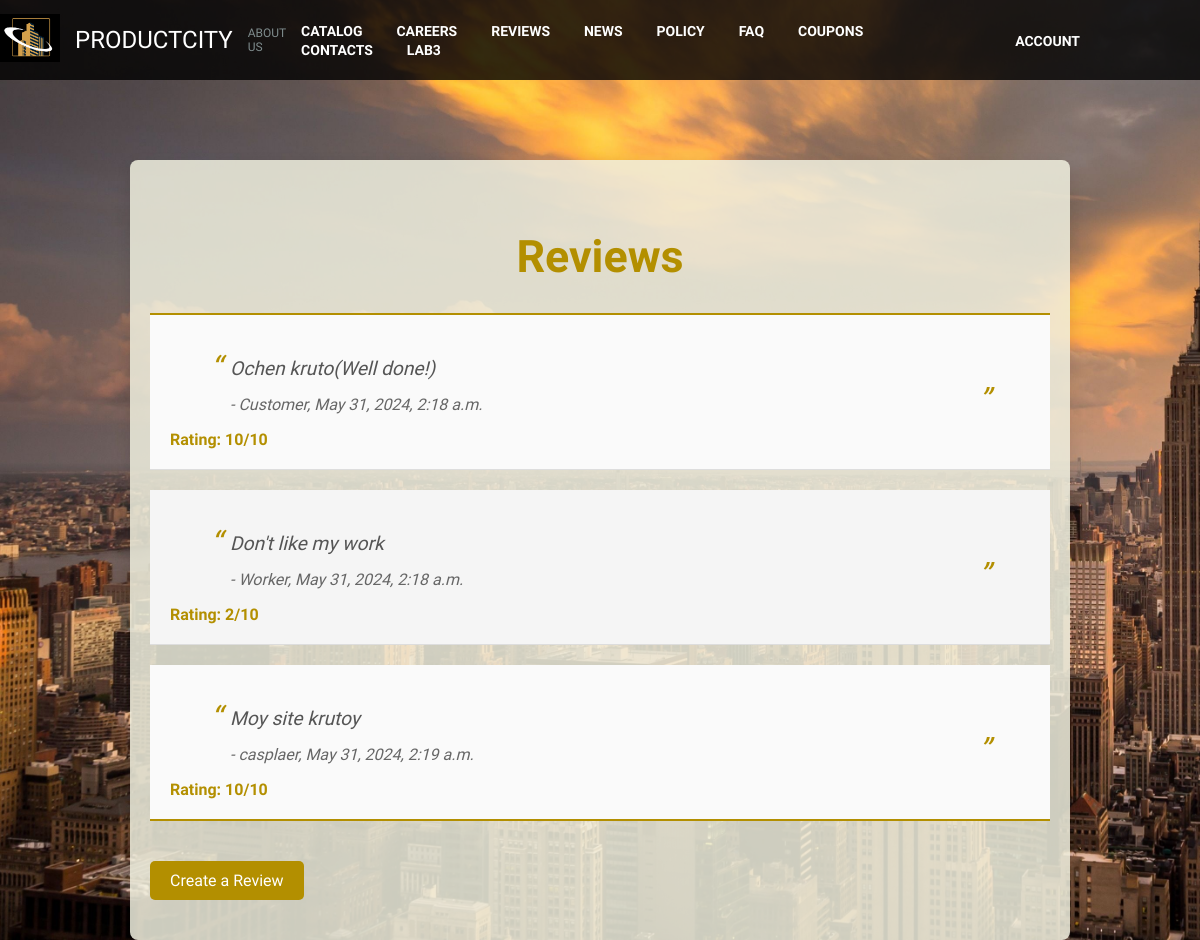
The app's page /reviews with its own data.
### base/models.py (models this page shows, shortened)
class Review(models.Model):
    user = models.ForeignKey(User, on_delete=models.CASCADE)
    rating = models.IntegerField()
    text = models.TextField()
    created_at = models.DateTimeField(auto_now_add=True)

### base/views.py (the view)
# urls.py: path("reviews", views.review_list, name='review_list'),
def review_list(request):
    reviews = Review.objects.all()
    return render(request, "base/review_list.html", {'reviews': reviews})

### base/templates/base/review_list.html (shortened to what this page needs)
{% extends "base.html" %}
{% load static %}
{% block content %}
<link rel="stylesheet" href="{% static 'css/reviews_style.css' %}">
<body>
    <div class="review-container">
        <h1>Reviews</h1>
        <ul class="review-list">
            {% for review in reviews %}
            <li class="review-item">
                <blockquote>
                    <p class="review-text">{{ review.text }}</p>
                    <footer class="review-footer"> - {{ review.user.username }}, {{ review.created_at }}</footer>
                </blockquote>
                <div class="review-rating">Rating: {{ review.rating }}/10</div>
            </li>
            {% endfor %}
        </ul>
        <a href="{% url 'create_review' %}" class="review-link">Create a Review</a>
    </div>
</body>
</html>
{% endblock %}

### static/css/navbar_style.css (style rules this page uses)
html, body { margin: 0; padding: 0; width: 100%; height: 100%; }

### static/css/reviews_style.css (style rules this page uses)
body { margin: 0; padding: 0; font-family: 'Gilam', sans-serif; background-color: rgba(240, 240, 224, 0.85); color: #333; overflow: hidden; }
.review-container { max-width: 900px; margin: 0 auto; padding: 40px 20px; background-color: rgba(240, 240, 224, 0.85); box-shadow: 0 5px 15px rgba(0, 0, 0, 0.1); border-radius: 8px; }
h1 { font-size: 2.8rem; color: #b38f00; text-align: center; margin-bottom: 30px; }
.review-list { list-style-type: none; max-height: 600px; padding: 0; margin: 0; overflow: auto; }
.review-item { font-family: 'Gilam', sans-serif; padding: 20px; margin-bottom: 20px; border-bottom: 1px solid #ddd; position: relative; }
.review-item:first-child { border-top: 2px solid #b38f00; }
.review-item:last-child { border-bottom: 2px solid #b38f00; }
.review-text { font-size: 1.2rem; line-height: 1.6; color: #555; margin-bottom: 10px; quotes: "?" "?" "?" "?"; }
blockquote { font-style: italic; color: #666; position: relative; padding-left: 20px; }
blockquote:before { content: open-quote; font-size: 2rem; color: #b38f00; position: absolute; left: 0; top: -5px; }
blockquote:after { content: close-quote; font-size: 2rem; color: #b38f00; position: absolute; right: 0; bottom: -5px; }
.review-rating { font-size: 1rem; color: #b38f00; font-weight: bold; margin-top: 5px; }
.review-link { display: inline-block; background-color: #b38f00; color: #fff; padding: 10px 20px; margin-top: 20px; text-align: center; text-decoration: none; border-radius: 5px; transition: background-color 0.3s; }
.review-link:link { color: #fff; }
.review-item:nth-child(even) { background-color: #f5f5f5; }
.review-item:nth-child(odd) { background-color: #fafafa; }

### records on screen
Review: text "Ochen kruto(Well done!)", user.username "Customer", created_at "May 31, 2024, 2:18 a.m.", rating "10"
Review: text "Don't like my work", user.username "Worker", created_at "May 31, 2024, 2:18 a.m.", rating "2"
Review: text "Moy site krutoy", user.username "casplaer", created_at "May 31, 2024, 2:19 a.m.", rating "10"
